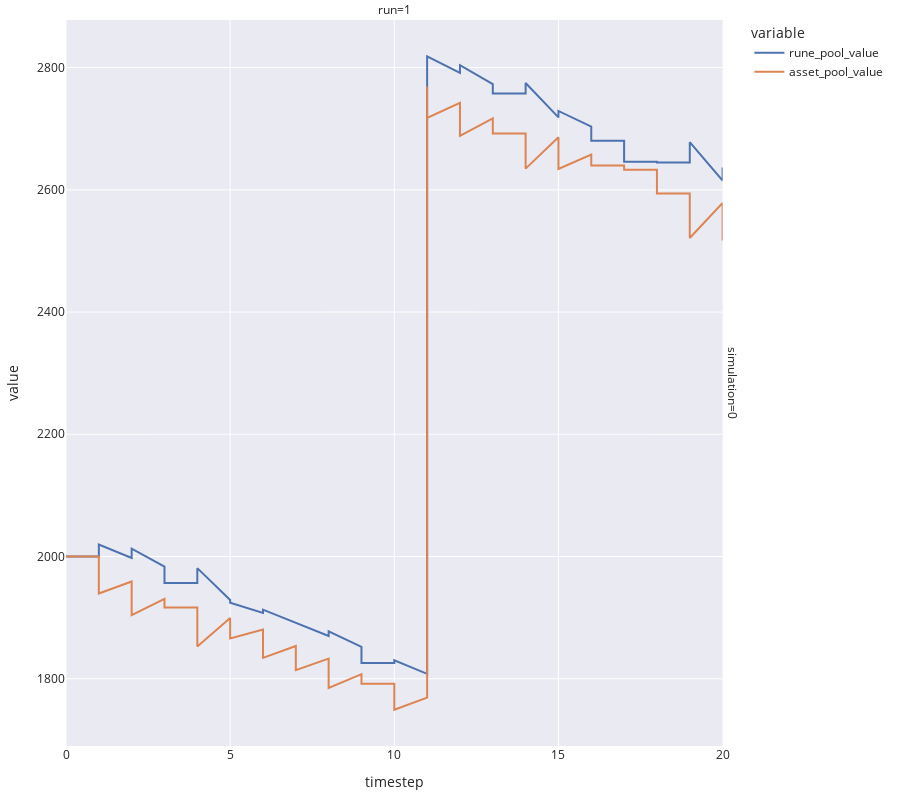

The cell this chart's notebook holds for it:
### Code cell
import plotly.express as px

fig = px.line(
    fig_df,
    x='timestep',
    y=['rune_pool_value', 'asset_pool_value'],
    facet_row='simulation',
    facet_col='run',
    height=800,
    template='seaborn'
)

fig.update_layout(
    margin=dict(l=20, r=20, t=20, b=20),
)

fig.show()

### Figure 1 — Plotly figure (JSON) as saved in the notebook; plotly's stock layout.template omitted (floating-point values rounded to 4 significant figures)
{"data": [{"hovertemplate": "variable=rune_pool_value<br>simulation=0<br>run=1<br>timestep=%{x}<br>value=%{y}<extra></extra>", "legendgroup": "rune_pool_value", "line": {"color": "rgb(76,114,176)", "dash": "solid"}, "marker": {"symbol": "circle"}, "mode": "lines", "name": "rune_pool_value", "orientation": "v", "showlegend": true, "type": "scatter", "x": [0, 1, 1, 1, 2, 2, 2, 3, 3, 3, 4, 4, 4, 5, 5, 5, 6, 6, 6, 7, 7, 7, 8, 8, 8, 9, 9, 9, 10, 10, 10, 11, 11, 11, 12, 12, 12, 13, 13, 13, 14, 14, 14, 15, 15, 15, 16, 16, 16, 17, 17, 17, 18, 18, 18, 19, 19, 19, 20, 20, 20], "xaxis": "x", "y": [2000, 2000, 2000, 2020.0, 1998.0, 1998.0, 2013.0, 1984.0, 1984.0, 1957.0, 1957.0, 1957.0, 1981.0, 1929.0, 1929.0, 1924.0, 1908.0, 1908.0, 1913.0, 1891.0, 1891.0, 1891.0, 1870.0, 1870.0, 1877.0, 1852.0, 1852.0, 1826.0, 1826.0, 1826.0, 1830.0, 1808.0, 2808.0, 2818.0, 2791.0, 2791.0, 2804.0, 2773.0, 2773.0, 2757.0, 2757.0, 2757.0, 2775.0, 2718.0, 2718.0, 2729.0, 2703.0, 2703.0, 2680.0, 2680.0, 2680.0, 2646.0, 2646.0, 2646.0, 2645.0, 2645.0, 2645.0, 2678.0, 2615.0, 2615.0, 2637.0], "yaxis": "y"}, {"hovertemplate": "variable=asset_pool_value<br>simulation=0<br>run=1<br>timestep=%{x}<br>value=%{y}<extra></extra>", "legendgroup": "asset_pool_value", "line": {"color": "rgb(221,132,82)", "dash": "solid"}, "marker": {"symbol": "circle"}, "mode": "lines", "name": "asset_pool_value", "orientation": "v", "showlegend": true, "type": "scatter", "x": [0, 1, 1, 1, 2, 2, 2, 3, 3, 3, 4, 4, 4, 5, 5, 5, 6, 6, 6, 7, 7, 7, 8, 8, 8, 9, 9, 9, 10, 10, 10, 11, 11, 11, 12, 12, 12, 13, 13, 13, 14, 14, 14, 15, 15, 15, 16, 16, 16, 17, 17, 17, 18, 18, 18, 19, 19, 19, 20, 20, 20], "xaxis": "x", "y": [2000, 2000, 2000, 1939.0, 1959.0, 1959.0, 1904.0, 1931.0, 1931.0, 1916.0, 1916.0, 1916.0, 1853.0, 1899.0, 1899.0, 1866.0, 1880.0, 1880.0, 1834.0, 1854.0, 1854.0, 1814.0, 1833.0, 1833.0, 1785.0, 1807.0, 1807.0, 1792.0, 1792.0, 1792.0, 1749.0, 1769.0, 2769.0, 2718.0, 2743.0, 2743.0, 2688.0, 2717.0, 2717.0, 2692.0, 2692.0, 2692.0, 2635.0, 2686.0, 2686.0, 2634.0, 2658.0, 2658.0, 2640.0, 2640.0, 2640.0, 2633.0, 2633.0, 2633.0, 2594.0, 2594.0, 2594.0, 2521.0, 2578.0, 2578.0, 2517.0], "yaxis": "y"}], "layout": {"annotations": [{"font": {}, "showarrow": false, "text": "run=1", "x": 0.49, "xanchor": "center", "xref": "paper", "y": 1, "yanchor": "bottom", "yref": "paper"}, {"font": {}, "showarrow": false, "text": "simulation=0", "textangle": 90, "x": 0.98, "xanchor": "left", "xref": "paper", "y": 0.5, "yanchor": "middle", "yref": "paper"}], "height": 800, "legend": {"title": {"text": "variable"}, "tracegroupgap": 0}, "margin": {"b": 20, "l": 20, "r": 20, "t": 20}, "xaxis": {"anchor": "y", "domain": [0, 0.98], "title": {"text": "timestep"}}, "yaxis": {"anchor": "x", "domain": [0, 1], "title": {"text": "value"}}}}
